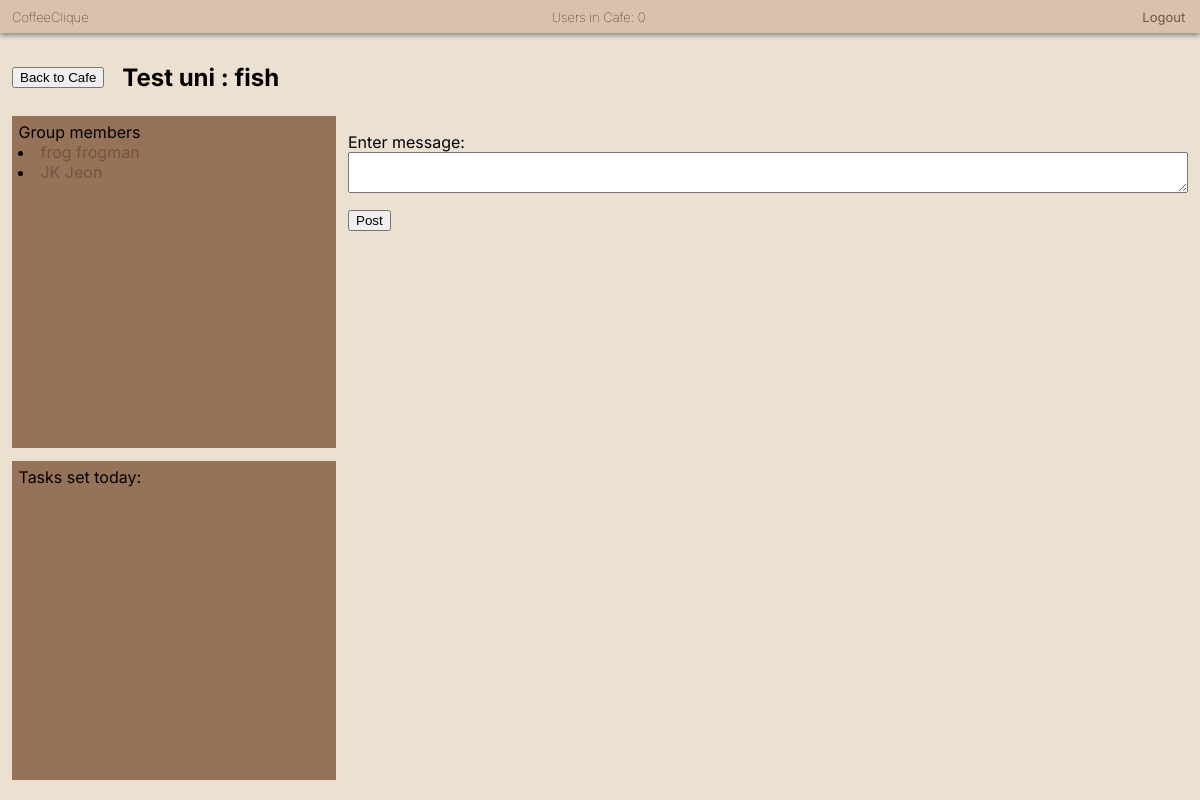
/tables/1 (signed in), run on the app's committed database.
### app/models.py (models this page shows, shortened)
class CafeTable(models.Model):
    table_id = models.CharField(max_length=50)
    university = models.CharField(max_length=50)

class CoffeeUser(AbstractBaseUser):
    AVAILABLE_UNIS = (
        ("University of Exeter", "University of Exeter"),
        ("Test uni", "Test uni")
    )
    email = models.EmailField(verbose_name="email", unique=True)
    date_joined = models.DateTimeField(verbose_name="date_joined",
                                       auto_now_add=True)
    last_login = models.DateTimeField(verbose_name="last_login", auto_now=True)
    is_admin = models.BooleanField(default=False)
    is_active = models.BooleanField(default=True)
    is_staff = models.BooleanField(default=False)
    is_superuser = models.BooleanField(default=False)
    first_name = models.CharField(max_length=50)
    last_name = models.CharField(max_length=50)
    university = models.CharField(max_length=50, choices=AVAILABLE_UNIS)
    year = models.PositiveIntegerField(null=True, blank=True)
    course = models.CharField(max_length=50, blank=True)
    cafe_table_ids = models.ManyToManyField(CafeTable, blank=True)
    points = models.PositiveIntegerField(default=0)
    studying_until = models.DateTimeField(null=True, blank=True)
    share_tables = models.BooleanField(default=True)
    tasks_set_today = models.PositiveIntegerField(default=0)
    next_possible_set = models.DateField(null=True, blank=True)
    student_tasks_completed = models.PositiveIntegerField(default=0)
    next_possible_complete = models.DateField(null=True, blank=True)
    facebook = models.CharField(max_length=255, null=True, blank=True)
    twitter = models.CharField(max_length=255, null=True, blank=True)
    instagram = models.CharField(max_length=255, null=True, blank=True)
    USERNAME_FIELD = "email"  # users log in using their email
    REQUIRED_FIELDS = ["first_name", "last_name", "university", "is_staff"]
    objects = CoffeeUserManager()

### app/views.py (the view)
# urls.py: path('tables/<pk>', views.table_chat,
@login_required(login_url='/')
def table_chat(request, pk):
    try:
        table = CafeTable.objects.get(pk=pk)
    except CafeTable.DoesNotExist:
        return render(request, 'denied.html')
    current_user = request.user
    if ((current_user.university != table.university) or
       (table.table_id not in
       current_user.cafe_table_ids.values_list('table_id', flat=True))):
        return render(request, 'denied.html')
    if request.method == 'POST':
        form = PostMessageForm(request.POST)
        if form.is_valid():
            message_content = form.cleaned_data.get('message_content')
            Message.objects.create(  # removed msg =
                table_id=table,
                created_by=current_user,
                message_content=message_content,
            )
            form = PostMessageForm()
    else:
        form = PostMessageForm()
    messages = Message.objects.filter(table_id=table).order_by(
                'message_date')[:100]
    check_recurring_tasks()
    date_from = datetime.date.today()
    tasks = Task.objects.filter(table_id=table,
                                date_set=date_from)
    users = table.coffeeuser_set.all()
    users_studying = []
    other_users = []
    for user in users:
        if user.studying_until:
            if user.studying_until <= datetime.datetime.now():
                user.studying_until = None
                user.save()
                other_users.append(user)
            else:
                users_studying.append(user)
        else:
            other_users.append(user)
    users_studying = sorted(users_studying, key=attrgetter("studying_until"),
                            reverse=True)
    context = {
        "table": table,
        "form": form,
        "messages": messages,
        "users_studying": users_studying,
        "other_users": other_users,
        "tasks": tasks,
        'users': CoffeeUser.objects.all(),
        'num_users': get_number_current_users()
    }
    return render(request, "table_chat.html", context)

### app/forms.py
class PostMessageForm(forms.ModelForm):
    class Meta:
        model = Message
        fields = ('message_content',)
        labels = {
            'message_content': ugettext_lazy('Enter message:'),
        }

### app/views.py (called while the page is built)
def get_number_current_users():
    active_sessions = Session.objects.filter(expire_date__gte=timezone.now())
    active = 0
    for session in active_sessions:
        data = session.get_decoded()
        if data != {}:
            active += 1
    return active

def check_recurring_tasks():
    recurring_tasks = Task.objects.exclude(max_repeats=0).exclude(
        recurrence_interval="n")
    for task in recurring_tasks:
        if task.recurring_date == datetime.date.today() and \
          task.no_of_repeats <= task.max_repeats:
            task.completed_by.remove(*task.completed_by.all())
            task.no_of_repeats += 1
            task.date_set = datetime.date.today()
            task.save()

### app/templates/table_chat.html (shortened to what this page needs)
<!DOCTYPE html>
<html lang="en">
<head>
  {% load static %}
  <link rel="stylesheet" type="text/css" href="{% static 'css/basic.css' %}"></link>
  <link rel="stylesheet" type="text/css" href="{% static 'css/chat.css' %}"></link>
</head>
<body>
  <div class="top_bar">
    <h6 class="app_name">CoffeeClique</h6>
    <h6 class="user_count">Users in Cafe: {{ num_users }}</h6>
    <a class="logout" href="{% url 'logout' %}">Logout</a>
  </div>
  <div class="navigation">
    <button onclick="document.location='/table_view'" id="table_view" inline="true">Back to Cafe</button><br>
    <h2 class="table_name">{{ table.university }} : {{ table.table_id }}</h2>
  </div>
  <div class="row">
    <div class="other">
    <div class="users">
    Group members
    {% for user in other_users %}
    <li>
      <a href="{% url 'profile_page' user.id %}">
      {{user.first_name}} {{user.last_name}} </a>
    </li>
    {% endfor %}
    </div>
    <div class="tasks">
      Tasks set today:
    </div>
    </div>
    <div class="messages" id="messages">
    <div class="form">
      <form method="post">
        {{ form.as_p }}<button type="submit"> Post </button>
      </form><br>
    </div>
  </div>
</div>
</body>
</html>

### app/static/css/basic.css (style rules this page uses)
body { background-color: #ece0d1; margin: 0%; font-family: 'Inter', sans-serif; }
.top_bar { background-color: #dbc1ac; box-shadow: 0px 2.5px 5px #888888; padding-left: 1%; }
.app_name { margin: 0; padding-top: 9px; padding-bottom: 8px; font-size: small; font-weight:lighter; display: inline-block; width: 32%; }
.user_count { margin: 0; padding-top: 9px; padding-bottom: 8px; font-size: small; font-weight:lighter; width: 34%; display: inline-block; text-align: center; }
.logout { display: inline-block; width: 32%; text-align: right; font-size: small; }
a:link { color: #705644; background-color: transparent; text-decoration: none; }

### app/static/css/chat.css (style rules this page uses)
html, body { height: 100%; }
.navigation { display: inline-flex; margin-left: 1%; width: 100%; margin-top: 2.5%; margin-bottom: 1%; align-items: center; }
#table_view { height: fit-content; width: fit-content; }
.table_name { margin-block-end: 0; margin-block-start: 0; padding-left: 1.5%; }
.tasks { background-color: #967259; height: 50%; overflow: scroll; padding: 2%; margin-top: 4%; }
.users { background-color: #967259; height: 48%; overflow: scroll; padding: 2%; }
.messages { width: 70%; float: right; margin-right: 1%; margin-top: 1%; margin-bottom: 1%; overflow: scroll; }
.other { display: inline-block; width: 27%; margin: 1%; overflow: hidden; }
.row { display: flex; height: 86%; }
#id_message_content { width: -webkit-fill-available; height: 35px; font-family: 'Inter', sans-serif; font-size: 16px; display: block; }
label { width: fit-content; }

### data on the page
CafeTable: university "Test uni", table_id "fish"
CoffeeUser: first_name "frog", last_name "frogman"
CoffeeUser: first_name "JK", last_name "Jeon"

### other printed values
{{ num_users }} "0"
